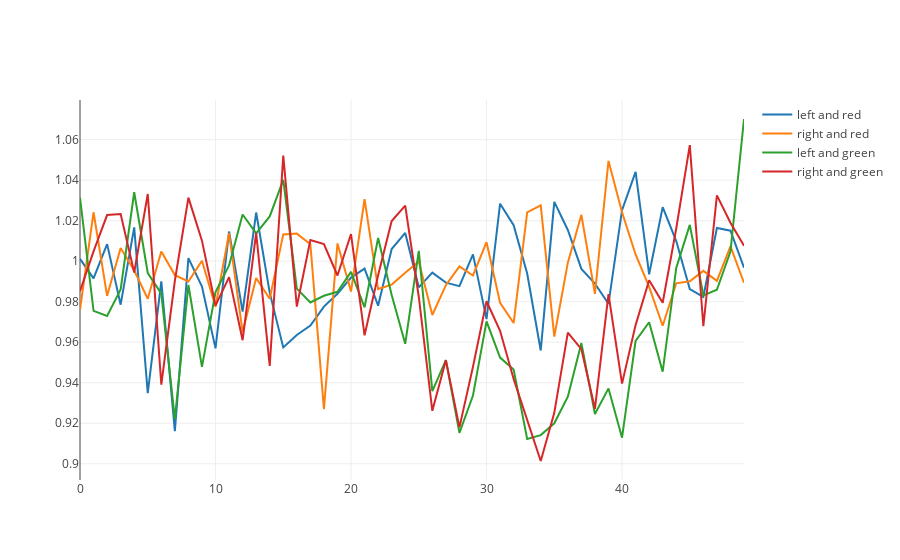
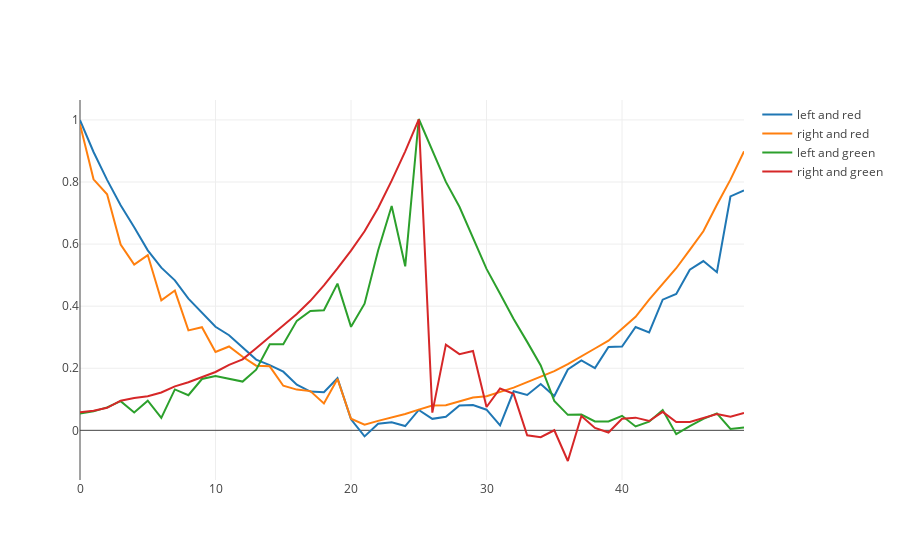
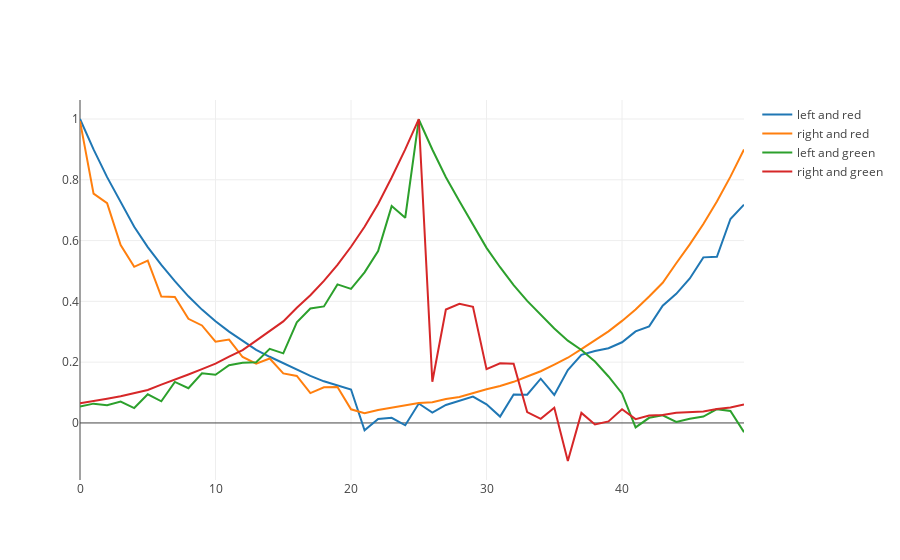
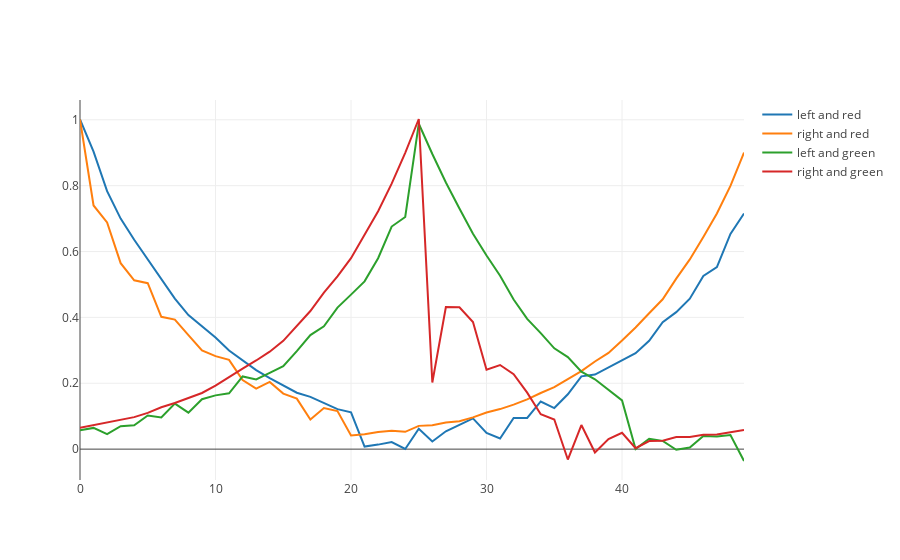

Here is the notebook cell these charts were saved with, in order:
### Code cell
TD(50,10000,.1,.9,.5)
#inputs: nstates,nepisodes,lrate,gamma,td_lambda
